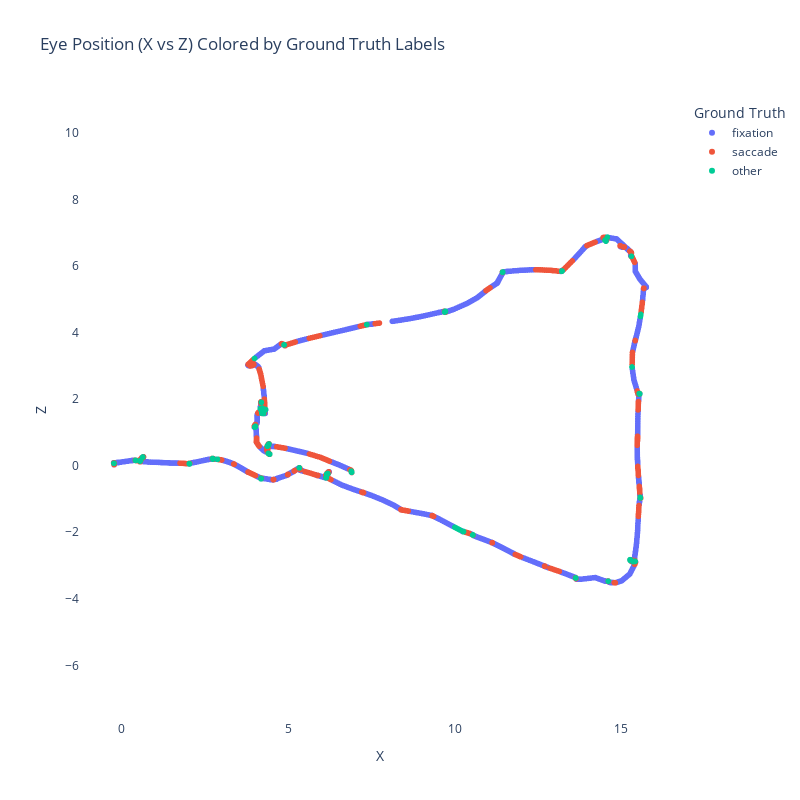

Notebook code for this chart:
### Code cell
fig6 = px.scatter(
    df_eye,
    x="X",
    y="Z",
    color="Ground Truth",
    title="Eye Position (X vs Z) Colored by Ground Truth Labels",
    width=800,
    height=800,
)
# Ensure x and y axes have equal scales
fig6.update_yaxes(scaleanchor="x", scaleratio=1)
# Remove background color
fig6.update_layout(plot_bgcolor="white", paper_bgcolor="white")
fig6.show()

### Figure 1 — Plotly figure (JSON) as saved in the notebook; plotly's stock layout.template omitted (floating-point values rounded to 4 significant figures; data arrays with more than 128 entries replaced by an {"elided": "..."} marker saying what was removed)
{"data": [{"hovertemplate": "Ground Truth=fixation<br>X=%{x}<br>Z=%{y}<extra></extra>", "legendgroup": "fixation", "marker": {"color": "#636efa", "symbol": "circle"}, "mode": "markers", "name": "fixation", "showlegend": true, "type": "scattergl", "x": {"elided": "4540 float values"}, "xaxis": "x", "y": {"elided": "4540 float values"}, "yaxis": "y"}, {"hovertemplate": "Ground Truth=saccade<br>X=%{x}<br>Z=%{y}<extra></extra>", "legendgroup": "saccade", "marker": {"color": "#EF553B", "symbol": "circle"}, "mode": "markers", "name": "saccade", "showlegend": true, "type": "scattergl", "x": {"elided": "1775 float values"}, "xaxis": "x", "y": {"elided": "1775 float values"}, "yaxis": "y"}, {"hovertemplate": "Ground Truth=other<br>X=%{x}<br>Z=%{y}<extra></extra>", "legendgroup": "other", "marker": {"color": "#00cc96", "symbol": "circle"}, "mode": "markers", "name": "other", "showlegend": true, "type": "scattergl", "x": {"elided": "170 float values"}, "xaxis": "x", "y": {"elided": "170 float values"}, "yaxis": "y"}], "layout": {"height": 800, "legend": {"title": {"text": "Ground Truth"}, "tracegroupgap": 0}, "paper_bgcolor": "white", "plot_bgcolor": "white", "title": {"text": "Eye Position (X vs Z) Colored by Ground Truth Labels"}, "width": 800, "xaxis": {"anchor": "y", "domain": [0, 1], "title": {"text": "X"}}, "yaxis": {"anchor": "x", "domain": [0, 1], "scaleanchor": "x", "scaleratio": 1, "title": {"text": "Z"}}}}
